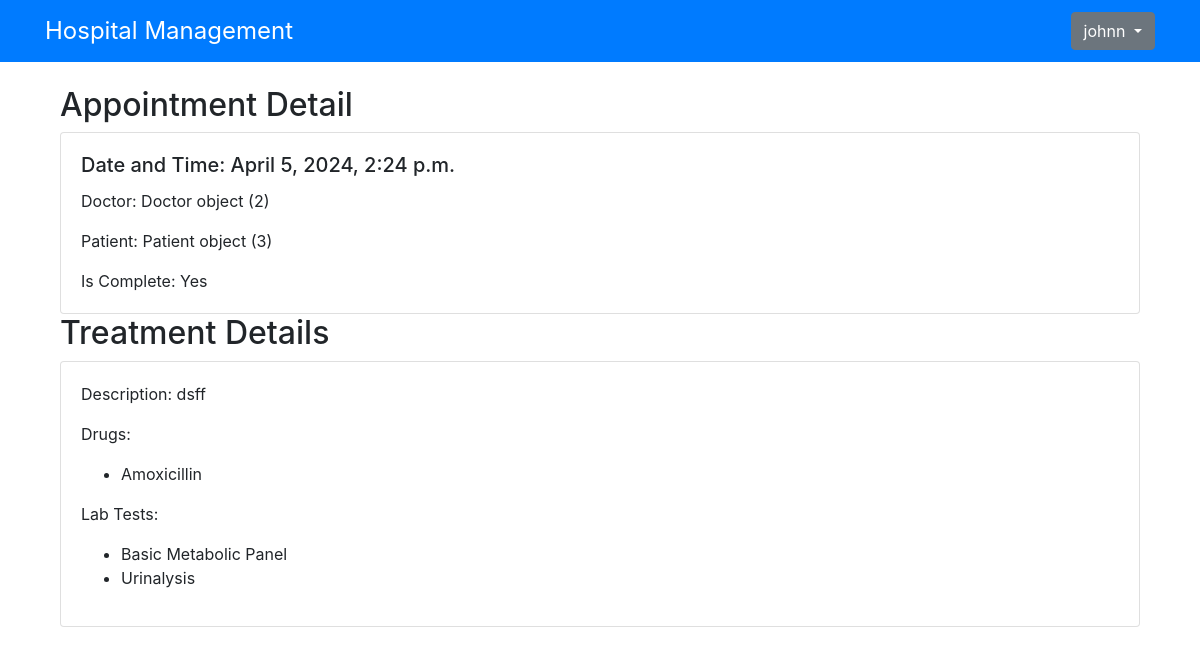
The page /appointment/1/ (signed in) on the database its author committed.
### app/models.py (models this page shows)
class User(AbstractUser):
    is_doctor = models.BooleanField(default=False)
    is_patient = models.BooleanField(default=False)

class Appointment(models.Model):
    A_DATETIME=models.DateTimeField(default=datetime.now(), blank=True)
    D_ID=models.ForeignKey(Doctor, on_delete=models.CASCADE)
    P_ID=models.ForeignKey(Patient, on_delete=models.CASCADE)
    is_complete=models.BooleanField(default=False)

class Doctor(models.Model):
    user = models.OneToOneField(User, on_delete=models.CASCADE, primary_key=True)
    F_NAME=models.CharField(max_length=50)
    L_NAME=models.CharField(max_length=50)
    STREET=models.CharField(max_length=50)
    CITY=models.CharField(max_length=50)
    STATE=models.CharField(max_length=50)
    COUNTRY=models.CharField(max_length=50)
    SPECIALIZATION=models.CharField(max_length=50)
    PHONE=models.CharField(max_length=20)
    image = models.ImageField(upload_to='profile_pic', default="{% static 'default.jped' %}")

class Patient(models.Model):
    user = models.OneToOneField(User, on_delete=models.CASCADE, primary_key=True)
    F_NAME=models.CharField(max_length=50)
    L_NAME=models.CharField(max_length=50)
    STREET=models.CharField(max_length=50)
    CITY=models.CharField(max_length=50)
    STATE=models.CharField(max_length=50)
    COUNTRY=models.CharField(max_length=50)
    DOB=models.DateField(blank=True, null=True)
    PHONE=models.CharField(max_length=20)
    image = models.ImageField(upload_to='profile_pic', default="{% static 'default.jped' %}")

class Treatment(models.Model):
    appointment = models.OneToOneField(Appointment, on_delete=models.SET_NULL, null=True, blank=True)
    T_Desc=models.TextField()
    Drug=models.ManyToManyField(Drug)
    LabTest=models.ManyToManyField(LabTest)

class Drug(models.Model):
    DRUG_NAME=models.CharField(max_length=50)
    DRUG_DESCRIPTION=models.TextField()
    def __str__(self):
        return self.DRUG_NAME

class LabTest(models.Model):
    TEST_NAME=models.CharField(max_length=50)
    TEST_DESCRIPTION=models.TextField()
    def __str__(self):
        return self.TEST_NAME

### app/views.py (the view)
# urls.py: path('appointment/<int:pk>/', views.AppointmentDetailView.as_view(), name='appointment_detail'),
class AppointmentDetailView(DetailView):
    model = Appointment
    template_name = 'app/appointment_detail.html'

### app/templates/app/appointment_detail.html (shortened to what this page needs)
{% extends 'app/base.html' %} {% block title %}Appointment Detail{% endblock %}
{% block content %}
<div class="container mt-4">
  <h2>Appointment Detail</h2>
  <div class="card">
    <div class="card-body">
      <h5 class="card-title">Date and Time: {{ object.A_DATETIME }}</h5>
      <p class="card-text">Doctor: {{ object.D_ID }}</p>
      <p class="card-text">Patient: {{ object.P_ID }}</p>
      <p class="card-text">
        Is Complete: {% if object.is_complete %}Yes{% else %}No{% endif %}
      </p>
    </div>
  </div>
  {% if object.treatment %}
  <h2>Treatment Details</h2>
  <div class="card">
    <div class="card-body">
      <p class="card-text">Description: {{ object.treatment.T_Desc }}</p>
      <p class="card-text">Drugs:</p>
      <ul>
        {% for drug in object.treatment.Drug.all %}
        <li>{{ drug }}</li>
        {% endfor %}
      </ul>
      <p class="card-text">Lab Tests:</p>
      <ul>
        {% for labtest in object.treatment.LabTest.all %}
        <li>{{ labtest }}</li>
        {% endfor %}
      </ul>
    </div>
  </div>
  {% endif %}
</div>
{% endblock %}

### app/templates/app/base.html (shortened to what this page needs)
<!DOCTYPE html>
<html lang="en">
  <head>
    <link
      rel="stylesheet"
      href="https://stackpath.bootstrapcdn.com/bootstrap/4.5.2/css/bootstrap.min.css"
    />
  </head>
  <body>
    <nav class="navbar navbar-expand-lg navbar-dark bg-primary">
      <div class="container">
        <a class="navbar-brand" href="{% url 'home' %}">Hospital Management</a>
        {% if user.is_authenticated %}
        <div class="ml-auto">
          <div class="dropdown">
            <button
              class="btn btn-secondary dropdown-toggle"
              type="button"
              id="dropdownMenuButton"
              data-toggle="dropdown"
              aria-haspopup="true"
              aria-expanded="false"
            >
              {{ user.username }}
            </button>
          </div>
        </div>
        {% endif %}
      </div>
    </nav>
    <div class="container mt-4">{% block content %} {% endblock %}</div>
  </body>
</html>

### app/templates/app/base.html (style rules this page uses)
.navbar { border-radius: 0; }
.navbar-brand { font-size: 1.5rem; }

### rows shown on the page
User: username "johnn"
Appointment: A_DATETIME "April 5, 2024, 2:24 p.m.", D_ID "Doctor object (2)", P_ID "Patient object (3)", treatment.T_Desc "dsff"
Drug: DRUG_NAME "Amoxicillin"
LabTest: TEST_NAME "Basic Metabolic Panel"
LabTest: TEST_NAME "Urinalysis"
